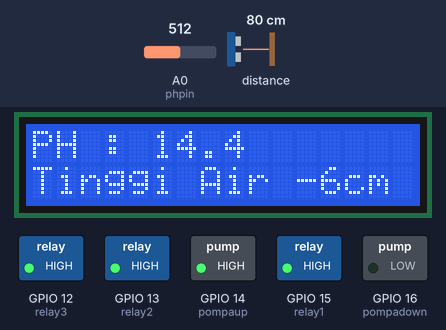
A sketch run on a simulated ESP8266 (NodeMCU). On the bench: 16×2 character LCD, switched loads named in the sketch (green lamp = pin HIGH). Wiring (inferred from the names in the program): ultrasonic range finder: trigger GPIO 2; echo GPIO 0. The inputs (shaded band) are chosen by the test bench; at power-on: A0 (phpin) = 512, distance to the obstacle 80 cm. The echo pulse lasts 58.3 µs per cm; WiFi joins after 1.5 s; servers stay silent unless stated; the Firebase database answers and starts empty; pins used as bus, display or sensor lines are not drawn; what the sketch prints to the serial monitor is not drawn.

Above: at 3.6 s.
3.7 s: A0 (phpin) set to 873
At 5.2 s:
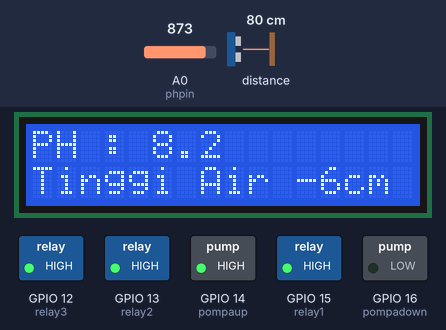
6.3 s: A0 (phpin) set to 901
At 8.6 s:
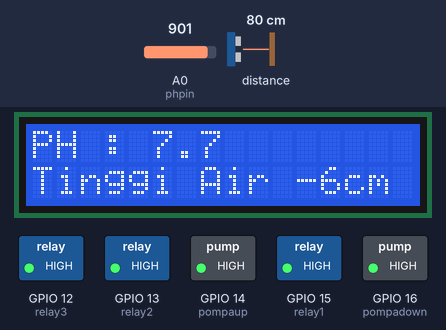
8.9 s: A0 (phpin) set to 993
At 10.4 s:
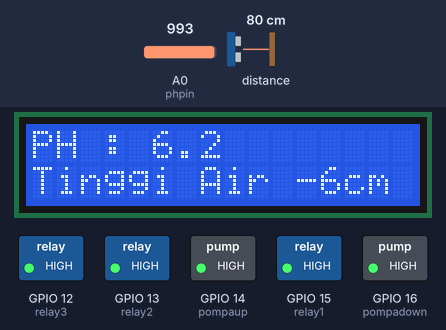
11.3 s: A0 (phpin) set to 1012
At 12.9 s:
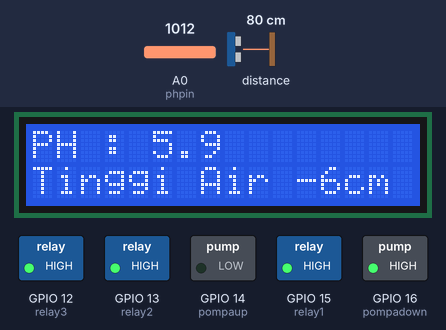
14.0 s: distance to the obstacle set to 2 cm
At 14.7 s:
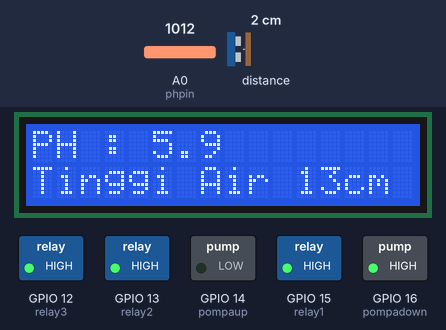
16.4 s: distance to the obstacle set to 4 cm
At 18.3 s:
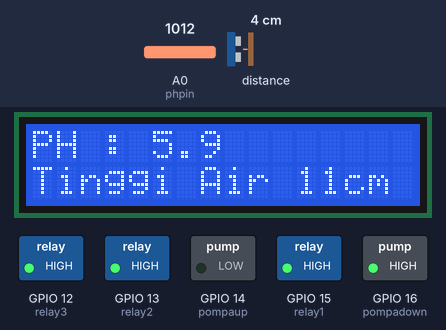
Timing chart, 0 to 19.8 s (numbered marks = the images above; inputs shaded):
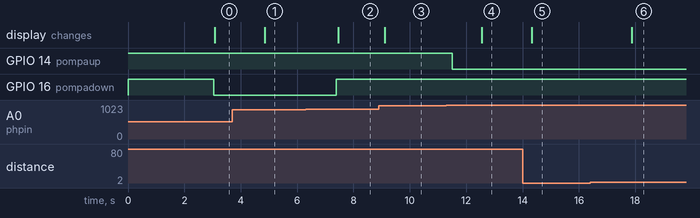

The sketch:

RANCANG_BANGUN_PEMANTAUAN_KADAR_PH_DAN_DETEKSI.ino
```cpp
// Library yang diperlukan

#include <FirebaseESP8266.h>
//#include <FirebaseArduino.h>
#include <ESP8266WiFi.h>
#include <Wire.h>
#include <LiquidCrystal_I2C.h>
LiquidCrystal_I2C lcd(0x27, 16, 2);

// Mendefinisikan pin sensor
const int phpin = A0;
const int trigPin = 2;
const int echoPin = 0;
const int pompaup = 14;
const int pompadown = 16;
const int relay1 = 15;
const int relay2 = 13;
const int relay3 = 12;

// Harus diisi
#define FIREBASE_HOST "monitoring-sistem-akuaponik-default-rtdb.firebaseio.com"
#define FIREBASE_AUTH "piEpMZkxnpaKfKHMC5cPYRTwlQo2EMk60uIRAoBG"
#define WIFI_SSID "Kos Bawah"
#define WIFI_PASSWORD "setiakawan6"

// mendeklarasikan objek data dari FirebaseESP8266
FirebaseData firebaseData;

int nilaianalogph;
float voltage;
float Po = 0;
float phstep;
float PH7 = 2.2;
float PH4 = 3.0;

long duration, distance;
int tinggi, tinggimaksimal = 14;

String Buttonutama, Buttonisi, Buttonbuang;
int buttonutama, buttonisi, buttonbuang;

void setup()
{
  Serial.begin(9600);

  pinMode (phpin, INPUT);
  pinMode(trigPin, OUTPUT);
  pinMode(echoPin, INPUT);
  pinMode (pompaup, OUTPUT);
  pinMode (pompadown, OUTPUT);
  pinMode (relay1, OUTPUT);
  pinMode (relay2, OUTPUT);
  pinMode (relay3, OUTPUT);

  digitalWrite (pompaup, HIGH);
  digitalWrite (pompadown, HIGH);
  digitalWrite (relay1, HIGH);
  digitalWrite (relay2, HIGH);
  digitalWrite (relay3, HIGH);

  lcd.init();
  lcd.backlight();
  lcd.setCursor(0, 0);
  lcd.print("Monitoring");
  lcd.setCursor(0, 1);
  lcd.print("Sistem Akuaponik");
  //delay (1000);

  // Koneksi ke Wifi
  WiFi.begin(WIFI_SSID, WIFI_PASSWORD);
  Serial.print("connecting");
  while (WiFi.status() != WL_CONNECTED)
  {
    Serial.print(".");
    delay(500);
  }
  Serial.println();
  Serial.print("Connected with IP: ");
  Serial.println(WiFi.localIP());
  Serial.println();

  Firebase.begin(FIREBASE_HOST, FIREBASE_AUTH);

//Kontrol Pompa Utama
  if(Firebase.setInt(firebaseData, "/Hasil_Pembacaan/Pompa Utama", 0))
  {
    //Success
    //Serial.println("Relay siap");
  } else {
    //Failed?, get the error reason from fbdo
    Serial.print("Gagal");
    Serial.println(firebaseData.errorReason());
  }

  //Kontrol Isi Air
  if(Firebase.setInt(firebaseData, "/Hasil_Pembacaan/Isi Air", 0))
  {
    //Success
    //Serial.println("Relay siap");
  } else {
    //Failed?, get the error reason from fbdo
    Serial.print("Gagal");
    Serial.println(firebaseData.errorReason());
  }

  //Kontrol Buang Air
  if(Firebase.setInt(firebaseData, "/Hasil_Pembacaan/Buang Air", 0))
  {
    //Success
    //Serial.println("Relay siap");
  } else {
    //Failed?, get the error reason from fbdo
    Serial.print("Gagal");
    Serial.println(firebaseData.errorReason());
  }
}

void loop()
{
  nilaianalogph = analogRead (phpin);
  Serial.print("Nilai ADC : ");
  Serial.println (nilaianalogph);
  voltage = (2.88 / 1024.0) * nilaianalogph;
  Serial.print("Tegangan PH : ");
  Serial.print (voltage, 3);
  Serial.print ("\t");

  //phstep = (PH4 - PH7) / 3;
  Po = 6.86+((2.68-voltage)/0.165);
  //7.00 + ((PH7 - voltage) / phstep);
  Serial.print("Nilai PH : ");
  Serial.println(Po, 1);

  if ( Po < 6) {
    digitalWrite (pompaup, LOW);
    delay(1000);
    digitalWrite (pompadown, HIGH);
  }
  else if (Po >= 8) {
    digitalWrite (pompaup, HIGH);
    delay(1000);
    digitalWrite (pompadown, LOW);
  }
  else {
    digitalWrite (pompaup, HIGH);
    digitalWrite (pompadown, HIGH);
    Serial.println ("PH Normal");
  }

  //ULTRASONIK
  digitalWrite(trigPin, LOW);
  delayMicroseconds(2);
  digitalWrite(trigPin, HIGH);
  delayMicroseconds(10);
  digitalWrite(trigPin, LOW);
  delayMicroseconds(2);

  duration = pulseIn(echoPin, HIGH);
  distance = duration * 0.034 / 2;
  tinggi = tinggimaksimal - distance;

  Serial.print("Jarak objek : ");
  Serial.print(distance);
  Serial.print ("cm");
  Serial.print ("\t");

  Serial.print("Ketinggian air : ");
  Serial.print(tinggi);
  Serial.print("cm");
  Serial.println();

  lcd.clear();
  lcd.setCursor(0, 0);
  lcd.print("PH : ");
  lcd.setCursor(5, 0);
  lcd.print(Po, 1);

  lcd.setCursor(0, 1);
  lcd.print("Tinggi Air");
  lcd.setCursor(11, 1);
  lcd.print(tinggi);
  lcd.setCursor(13, 1);
  lcd.print("cm");
  //delay (1000);

  // Memberikan status suhu dan kelembaban kepada firebase
  if (Firebase.setFloat(firebaseData, "/Hasil_Pembacaan/PH", Po))
  {
    //Serial.println("PH terkirim");
  } else {
    Serial.println("PH tidak terkirim");
    Serial.println("Karena: " + firebaseData.errorReason());
  }

  if (Firebase.setFloat(firebaseData, "/Hasil_Pembacaan/Ketinggian Air", tinggi))
  {
    //Serial.println("Ketinggian Air terkirim");
    //Serial.println();
  } else {
    Serial.println("Ketinggian Air tidak terkirim");
    Serial.println("Karena: " + firebaseData.errorReason());
  }


  //Kontrol Pompa Utama
  if(Firebase.getString(firebaseData, "/Hasil_Pembacaan/Pompa Utama"))
  {
    Buttonutama = firebaseData.stringData();
    buttonutama = Buttonutama.toInt();
    if (buttonutama == 1)
    {
      digitalWrite(relay1, LOW);
    } else if (buttonutama == 0) {
      digitalWrite(relay1, HIGH);
      Serial.println("Pompa Utama dimatikan");
    }
  }

  //Kontrol Isi Air
  if(Firebase.getString(firebaseData, "/Hasil_Pembacaan/Isi Air"))
  {
    Buttonisi = firebaseData.stringData();
    buttonisi = Buttonisi.toInt();
    if (buttonisi == 1)
    {
      digitalWrite(relay2, LOW);
      Serial.println("Sedang Mengisi Air Kolam");
    } else if (buttonisi == 0) {
      digitalWrite(relay2, HIGH);
    }
  }

     //Kontrol Buang Air
  if(Firebase.getString(firebaseData, "/Hasil_Pembacaan/Buang Air"))
  {
    Buttonbuang = firebaseData.stringData();
    buttonbuang = Buttonbuang.toInt();
    if (buttonbuang == 1)
    {
      digitalWrite(relay3, LOW);
      Serial.println("Sedang Membuang Air Kolam");
    } else if (buttonbuang == 0) {
      digitalWrite(relay3, HIGH);
    }
  }
}
```

Measured:
- the behaviour switches between 886 and 887 on A0 (phpin) (found by bisection; images 1 and 2)
- the behaviour switches between 1003 and 1004 on A0 (phpin) (found by bisection; images 3 and 4)
- after the input at 3.7 s, the display: changes after 1.2 s (image 1)
- after the input at 6.3 s, GPIO 16 (pompadown): LOW → HIGH after 1.1 s; the display: changes after 1.2 s (image 2)
- after the input at 8.9 s, the display: changes after 0.21 s (image 3)
- after the input at 11.3 s, GPIO 14 (pompaup): HIGH → LOW after 0.21 s; the display: changes after 1.2 s (image 4)
- after the input at 14.0 s, the display: changes after 0.32 s (image 5)
- after the input at 16.4 s, the display: changes after 1.5 s (image 6)
